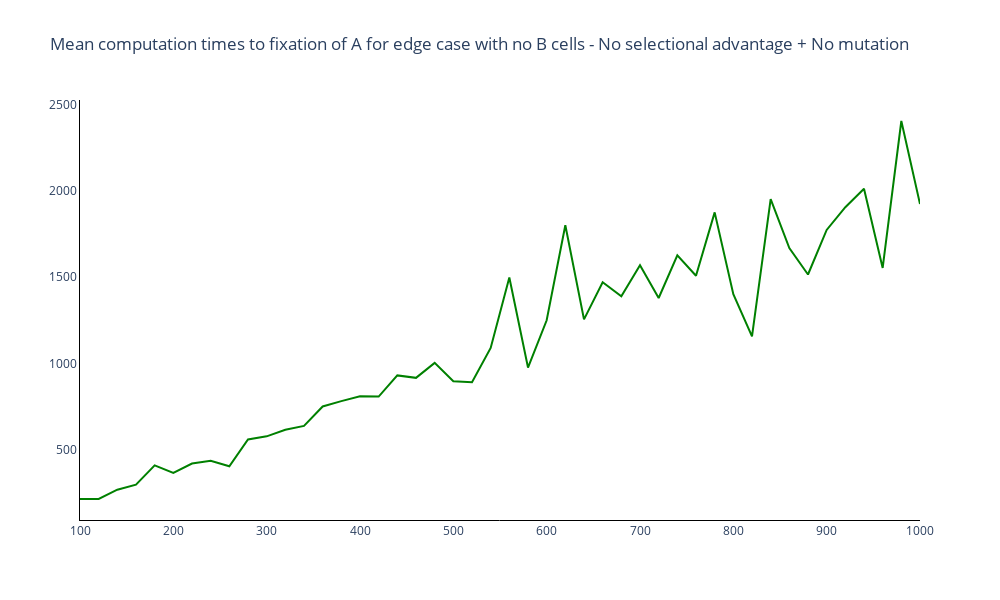

The cell this chart's notebook holds for it:
### Markdown cell above
### Plot mean computation times to fixation of A

### Code cell
# Trace names - represent the transition probabilities used for the simulation
fig = go.Figure()

# Add traces of the transition probabilities
fig.add_trace(
    go.Scatter(
        y = mean_comp_time_fix_A,
        x = choices_N,
        mode = 'lines',
        line_color = colours[2]
    )
)

fig.update_layout(
    title='Mean computation times to fixation of A for edge case with no B cells - No selectional advantage + No mutation',
    width=1000, 
    height=600,
    plot_bgcolor='white',
    xaxis=dict(linecolor='black'),
    yaxis=dict(linecolor='black'),
    )

### Figure 1 — Plotly figure (JSON) as saved in the notebook; plotly's stock layout.template omitted (floating-point values rounded to 4 significant figures)
{"data": [{"line": {"color": "green"}, "mode": "lines", "type": "scatter", "x": [100, 120, 140, 160, 180, 200, 220, 240, 260, 280, 300, 320, 340, 360, 380, 400, 420, 440, 460, 480, 500, 520, 540, 560, 580, 600, 620, 640, 660, 680, 700, 720, 740, 760, 780, 800, 820, 840, 860, 880, 900, 920, 940, 960, 980, 1000], "y": [215.7, 216.1, 269.6, 298.9, 410.4, 367, 421.1, 437.2, 405.3, 560.4, 578.5, 616.4, 638.7, 751.3, 782.2, 810.6, 808.5, 931.2, 917.2, 1004.0, 897.0, 892.3, 1090.0, 1498.0, 976.9, 1250.0, 1800.0, 1255.0, 1471.0, 1389.0, 1569.0, 1379.0, 1626.0, 1508.0, 1875.0, 1401.0, 1157.0, 1952.0, 1668, 1515.0, 1773.0, 1905.0, 2011.0, 1554.0, 2404, 1924.0]}], "layout": {"height": 600, "plot_bgcolor": "white", "title": {"text": "Mean computation times to fixation of A for edge case with no B cells - No selectional advantage + No mutation"}, "width": 1000, "xaxis": {"linecolor": "black"}, "yaxis": {"linecolor": "black"}}}
